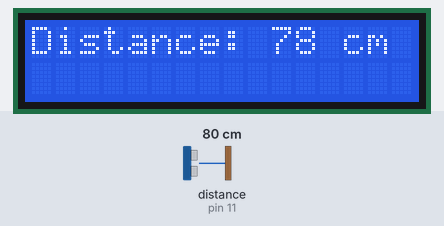
The sketch below on a simulated Arduino Uno, built with avr-gcc and run on an emulated ATmega328P. On the bench: 16×2 character LCD. Wiring (inferred from the names in the program): ultrasonic range finder: trigger pin 12; echo pin 11. The test bench sets the inputs (shaded band); at power-on: distance to the obstacle (sensor on pin 11) 80 cm. The echo pulse lasts 58.3 µs per cm.

Above: at 2.7 s.
2.8 s: distance to the obstacle (sensor on pin 11) set to 2 cm
At 3.9 s:
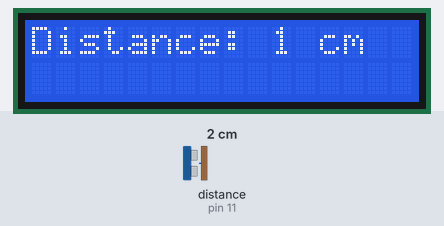
4.4 s: distance to the obstacle (sensor on pin 11) set to 4 cm
At 5.0 s:
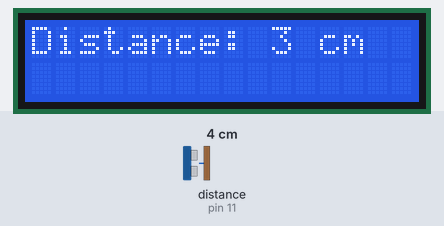
5.9 s: distance to the obstacle (sensor on pin 11) set to 9 cm
At 7.4 s:
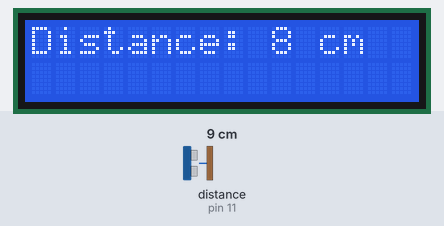
Timing chart, 0 to 8.9 s (numbered marks = the images above; inputs shaded):
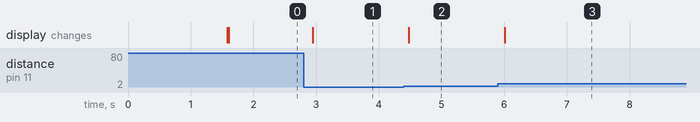

The sketch:

EcoScan.ino
```cpp
#include<Wire.h>
#include<LiquidCrystal_I2C.h>
LiquidCrystal_I2C lcd(0x27, 16 ,2);
const int trigPin =12;
const int echoPin=11;
long duration;
int distance;
void setup() {
  pinMode(trigPin, OUTPUT);
  pinMode(echoPin,INPUT);
  lcd.init();
  lcd.backlight();
  lcd.setCursor(0,0);
  lcd.print(" RADAR SYSTEM ");
  delay(1500);
  lcd.clear();
  // put your setup code here, to run once:

}

void loop() {
  digitalWrite(trigPin,LOW);
  delayMicroseconds(2);
  digitalWrite(trigPin,HIGH);
  delayMicroseconds(10);
  digitalWrite(trigPin,LOW);
  duration=pulseIn(echoPin,HIGH);
  distance=duration * 0.034/2;
  lcd.setCursor(0, 0);
  lcd.print("Distance:    ");
  lcd.setCursor(10, 0);
  if(distance>=400 || distance<=0){lcd.print("---  ");}
  else{lcd.print(distance);
  lcd.print(" cm ");
  }
  delay(200);
  // put your main code here, to run repeatedly:

}
```

Measured:
- after the input at 2.8 s, the display: changes after 0.15 s (image 1)
- after the input at 4.4 s, the display: changes after 0.08 s (image 2)
- after the input at 5.9 s, the display: changes after 0.11 s (image 3)
